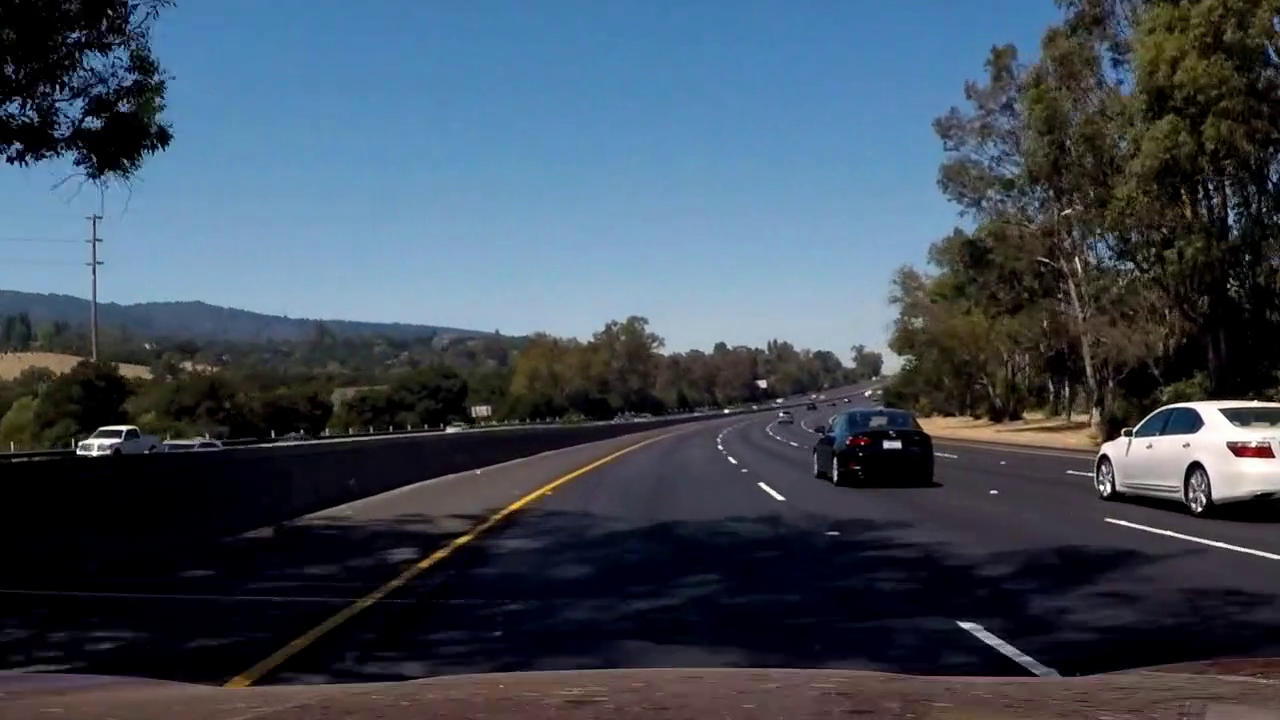
#> input picture test_images/x-test1.png, 1280 x 720 px; its folder holds only this picture in this run
$ python -i lane.py   (imports and definitions only)   (older library calls are emulated)
#> lines starting #> are read from the running program, lines starting #| are printed output that depends on the picture
### cv.py
import glob

import cv2
import numpy as np
import matplotlib.pyplot as plt


def undistort(img, objpoints, imgpoints):
    gray = cv2.cvtColor(img, cv2.COLOR_BGR2GRAY)
    ret, mtx, dist, rvecs, tvecs = cv2.calibrateCamera(objpoints, imgpoints, gray.shape[::-1], None, None)
    img_undistort = cv2.undistort(img, mtx, dist, None, mtx)
    return img_undistort


def load_calibration_parameters(height, width, verbose=0):
    # prepare object points, like (0,0,0), (1,0,0), (2,0,0) ....,(6,5,0)
    objp = np.zeros((height * width, 3), np.float32)
    objp[:, :2] = np.mgrid[0:width, 0:height].T.reshape(-1, 2)

    # arrays to store object points and image points from all the images.
    objpoints = []  # 3d points in real world space
    imgpoints = []  # 2d points in image plane.

    # make a list of calibration images
    images = glob.glob('camera_cal/calibration*.jpg')

    # step through the list and search for chessboard corners
    for fname in images:
        img = cv2.imread(fname)
        gray = cv2.cvtColor(img, cv2.COLOR_BGR2GRAY)

        # find the chessboard corners
        ret, corners = cv2.findChessboardCorners(gray, (width, height), None)

        # if found, add object points, image points
        if ret == True:
            objpoints.append(objp)
            imgpoints.append(corners)
            if verbose == 1:
                # draw and display the corners
                img = cv2.drawChessboardCorners(img, (width, height), corners, ret)
                cv2.imshow('img', img)
                cv2.waitKey(500)

    return objpoints, imgpoints


# [20 lines left out: function mag_thresh, not called in this run]


def overlay(img1, img2, x_offset=50, y_offset=50):
    img1[y_offset:y_offset+img2.shape[0], x_offset:x_offset+img2.shape[1]] = img2
    return img1


def put_text(img, text, font=cv2.FONT_HERSHEY_SIMPLEX, x_offset=0, y_offset=0, scale=1, color=(255, 255, 255), line_type=2):
    result = np.copy(img)
    return cv2.putText(result, text, (x_offset, y_offset), font, scale, color, line_type)


# [105 lines left out: functions white_threshold, channel_threshold, combine_threshold, mag_thresh, compose_threshold, region_of_interest and 1 more, not called in this run]


def draw_point(img, p, color=None):
    color = [255, 0, 0] if color is None else color
    cv2.circle(img, (p[0], p[1]), 30, color, -1)


# [27 lines left out: functions warper, histogram, plot_comparison, not called in this run]


def plot_histogram(y):
    plt.plot(y)
    plt.show()


# [14 lines left out: function plot_image_rgb_channels, not called in this run]

### lane.py
from moviepy.editor import VideoFileClip
from cv import *
import numpy as np
import logging

logger = logging.getLogger(__name__)


class Lane(object):
    def __init__(self):
        self.samples = 10
        self.left_fits = [0] * self.samples
        self.right_fits = [0] * self.samples
        self.left_fit = None
        self.right_fit = None
        self.fit_count = 0
        self.fit_index = 0
        self.skip = False
        objpoints, imgpoints = load_calibration_parameters(6, 9)
        self.objpoints = objpoints
        self.imgpoints = imgpoints
        self.ym_per_pix = 30 / 720
        self.xm_per_pix = 3.7 / 700

    # [181 lines left out: functions fit_polynomial, find_lane_pixels, measure_curvature_real, unwrap, not called in this run]

    def draw(self, img, verbose=0):
        img_undistort = undistort(img, self.objpoints, self.imgpoints)
        result = np.copy(img_undistort)

        # wrap area
        height, width = img.shape[0], img.shape[1]
        src = [
            ((width // 2) - 70, (height // 2) + 110),
            ((width // 2) + 80, (height // 2) + 110),
            (width - 170, height),
            (0 + 220, height)
        ]
        dst = [
            (width // 4, 0),
            (width - width // 4 - 40, 0),
            (width - width // 4 - 40, height),
            (width // 4, height)
        ]

        # step 2: gradient and threshold
        result = compose_threshold(result)
        img_binary = np.copy(result)

        # step 3: select region of interest
        vertices = np.int32([[
            (src[0][0] - 60, src[0][1]),
            (src[1][0] + 60, src[1][1]),
            (src[2][0] + 60, src[2][1] - 50),
            (src[3][0] - 60, src[3][1] - 50)]]
        )
        result = region_of_interest(result, vertices)

        # step 4: perspective transform
        result, M, Minv = warper(result, np.float32(src), np.float32(dst))

        # step 5: fit poly
        left_fit, right_fit, left_curverad, right_curverad, dist_center_px, img_poly = self.fit_polynomial(result, verbose=verbose)
        if verbose:
            plt.imshow(img_poly)
            plt.show()

        # step 6: draw lane
        result = self.unwrap(img_undistort, result, left_fit, right_fit, Minv, verbose=verbose)

        # step 7: draw pipeline visualizations
        img_overlay1 = cv2.resize(img_poly, (256, 144))
        img_overlay2 = cv2.resize(cv2.cvtColor(255 * img_binary, cv2.COLOR_GRAY2RGB), (256, 144))
        result = overlay(result, img_overlay1, x_offset=50, y_offset=80)
        result = overlay(result, img_overlay2, x_offset=316, y_offset=80)
        text = 'LCurvature: %.3fm RCurvature: %.3fm Center Dist: %.3fcm' % (left_curverad, right_curverad,
                                                                            dist_center_px * self.xm_per_pix * 100)
        result = put_text(result, text, x_offset=50, y_offset=50)

        return result


# [15 lines not run here, left out]

>>> import cv2
>>> picture = cv2.imread('test_images/x-test1.png')
#> picture is the input picture: shape (720, 1280, 3); mean B, G, R 89.1, 75.4, 63.5
>>> result = Lane().draw(picture)
#> in undistort, `gray = cv2.cvtColor(img, cv2.COLOR_BGR2GRAY)`:
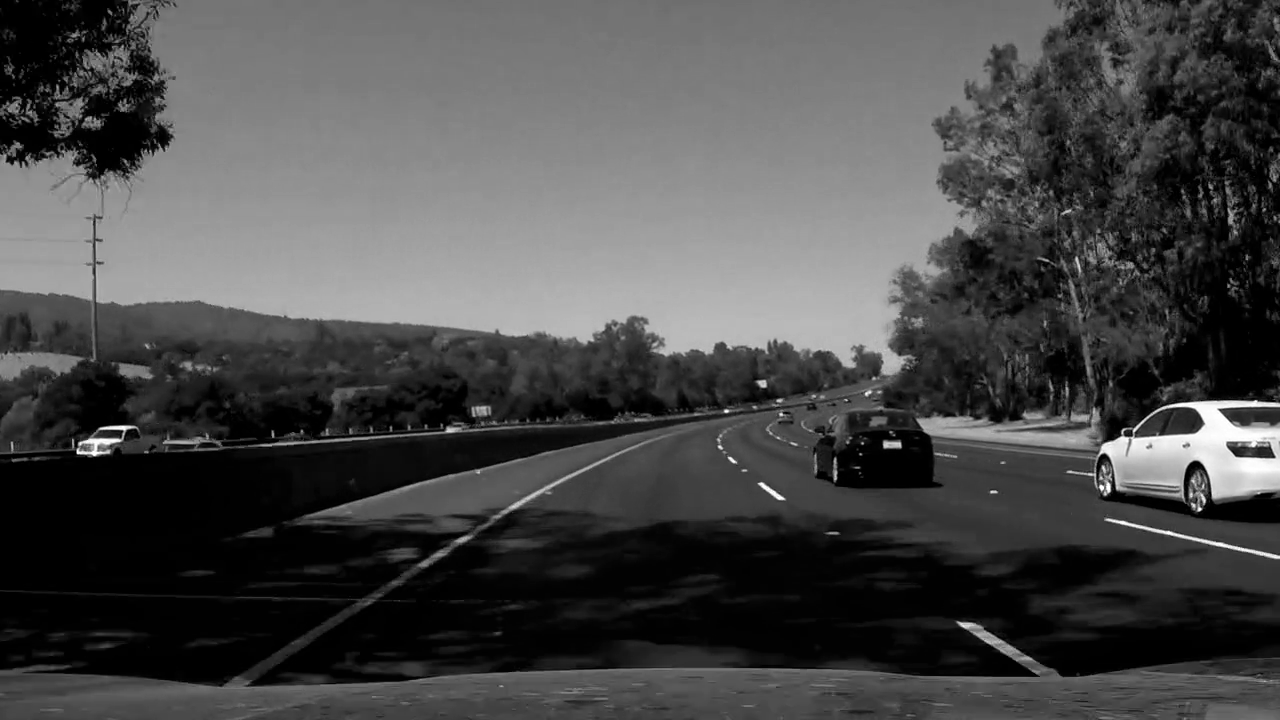
#> gray: shape (720, 1280); min 0, max 255, mean 73.4
#> (the run stopped early here; a loop or call above may not have finished)

$ run again, on test_images/x-test2.png
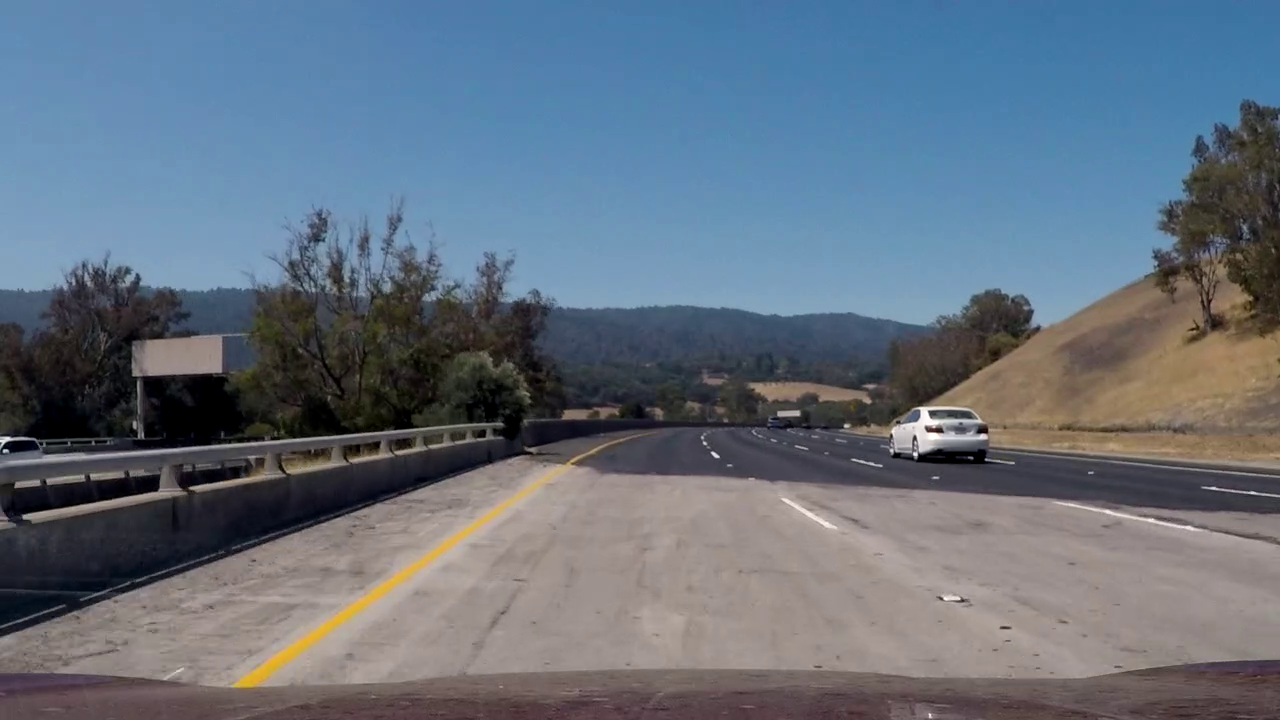
#> input picture test_images/x-test2.png, 1280 x 720 px
#> picture is the input picture: shape (720, 1280, 3); mean B, G, R 126.1, 112.6, 100.6
#> in undistort, `gray = cv2.cvtColor(img, cv2.COLOR_BGR2GRAY)`:
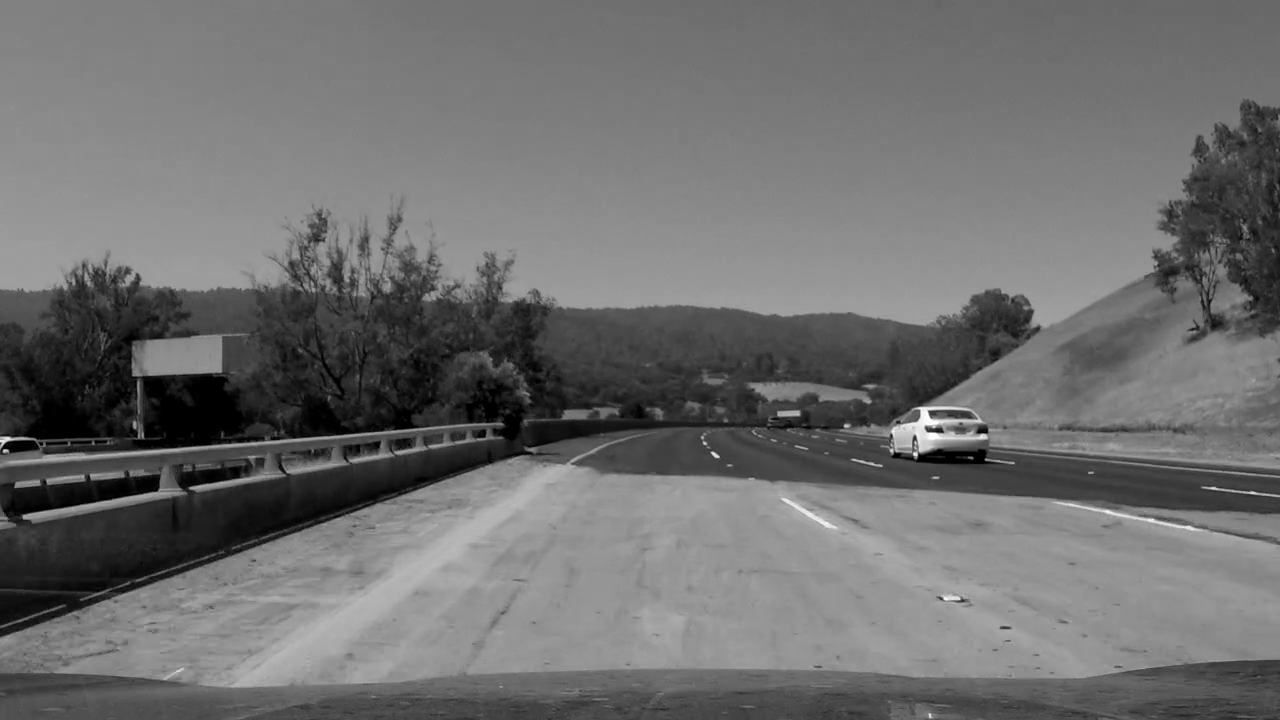
#> gray: shape (720, 1280); min 0, max 255, mean 110.5

$ run again, on test_images/x-test3.png
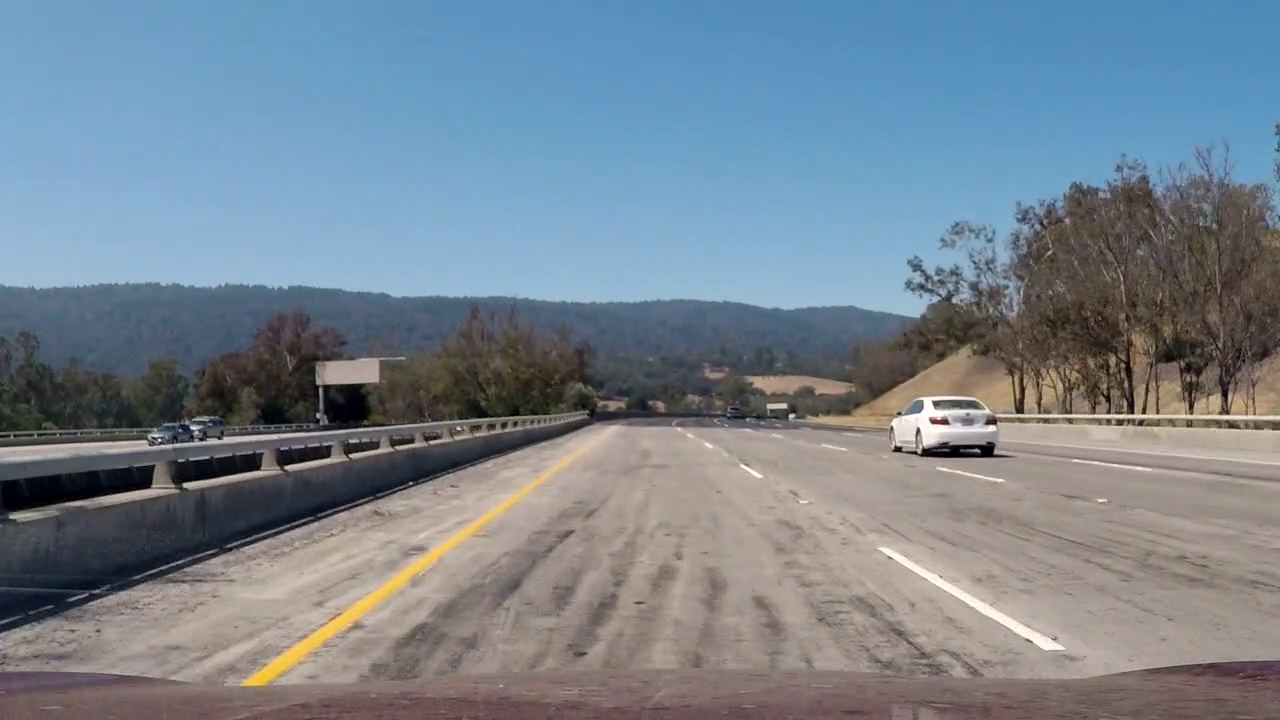
#> input picture test_images/x-test3.png, 1280 x 720 px
#> picture is the input picture: shape (720, 1280, 3); mean B, G, R 143, 131.8, 118.7
#> in undistort, `gray = cv2.cvtColor(img, cv2.COLOR_BGR2GRAY)`:
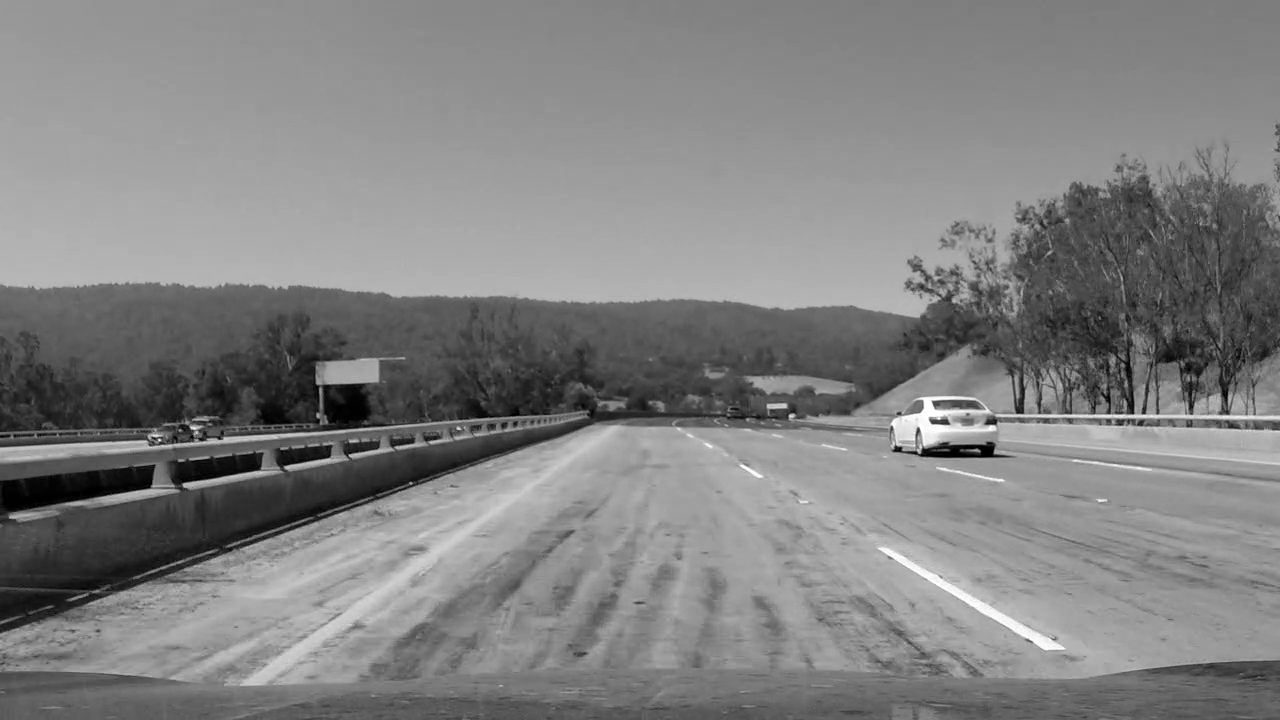
#> gray: shape (720, 1280); min 0, max 255, mean 129.1

$ run again, on test_images/x-test4.png
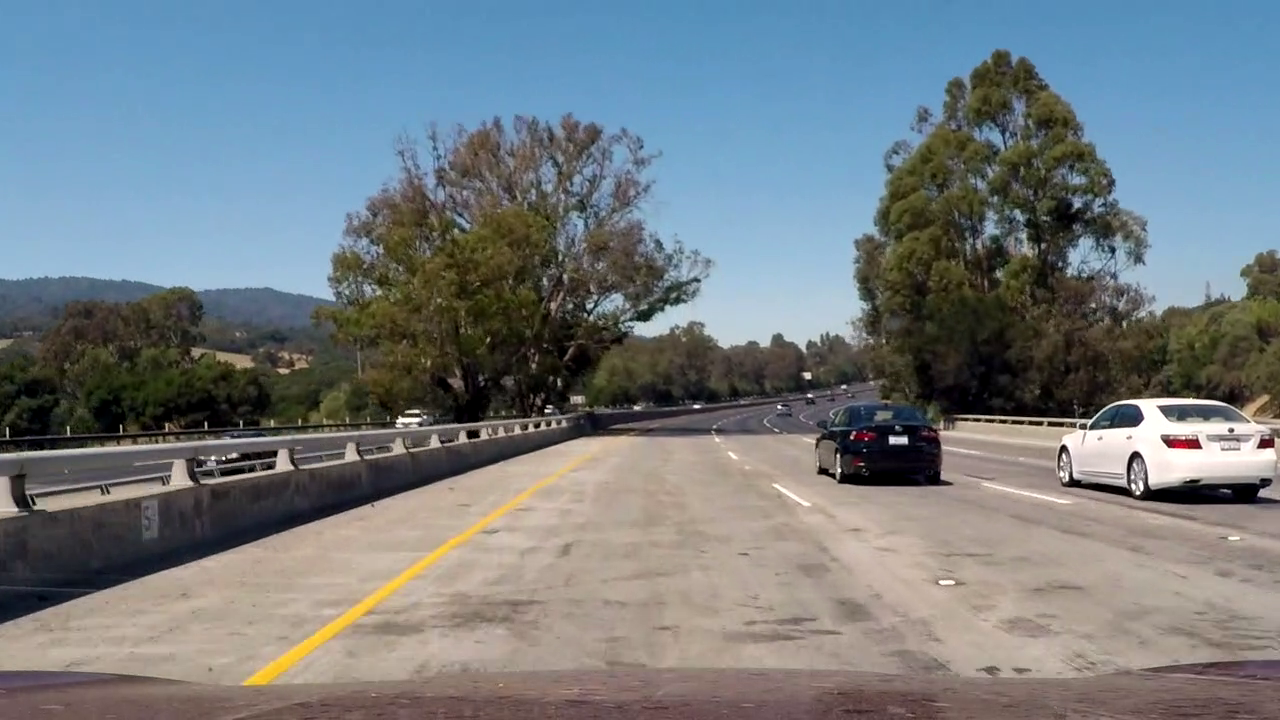
#> input picture test_images/x-test4.png, 1280 x 720 px
#> picture is the input picture: shape (720, 1280, 3); mean B, G, R 128.9, 124.2, 115.8
#> in undistort, `gray = cv2.cvtColor(img, cv2.COLOR_BGR2GRAY)`:
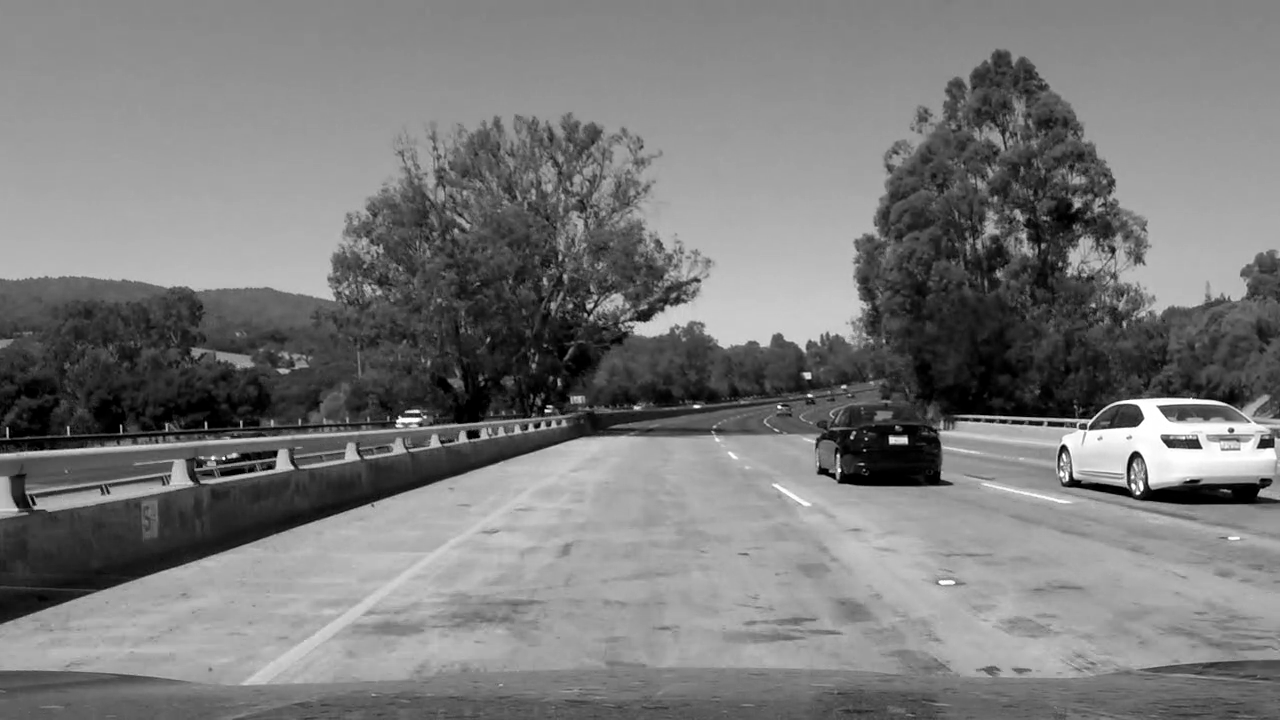
#> gray: shape (720, 1280); min 0, max 255, mean 122.2
